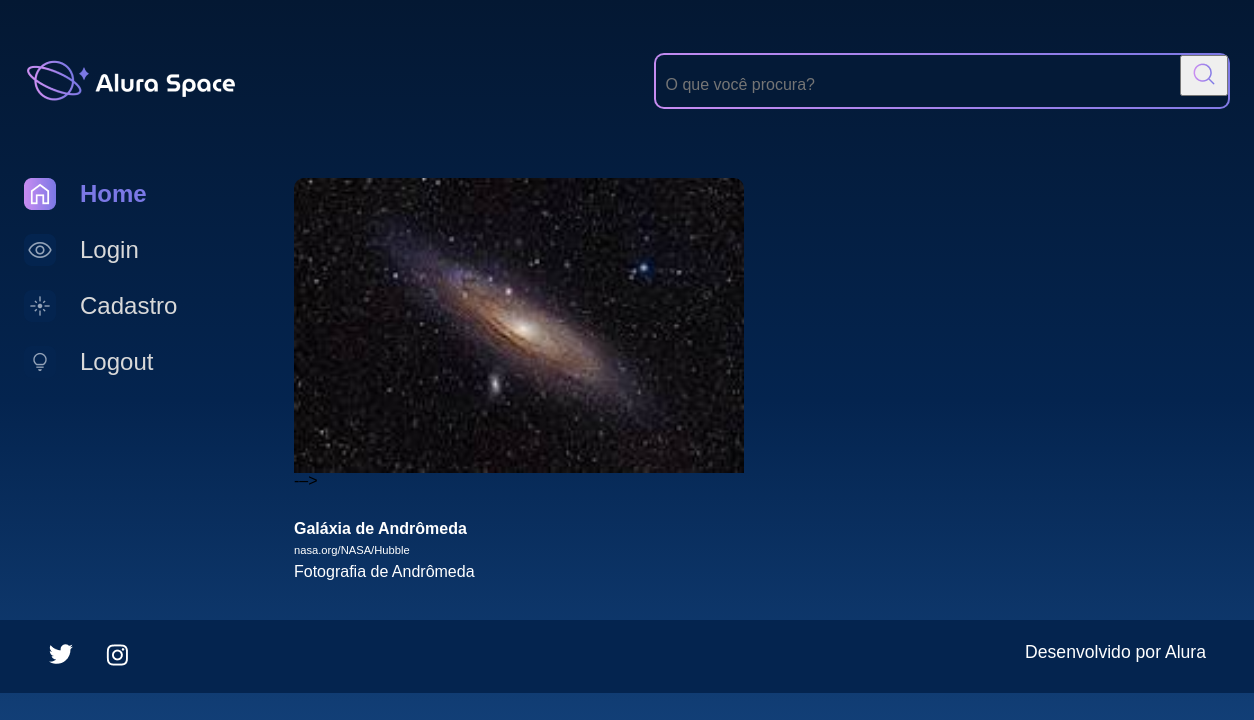
Screenshot of /imagem/4 with the database file from the repository.
### galeria/models.py (models this page shows, shortened)
class Fotografia(models.Model):
    OPCOES_CATEGORIA = [
        ("NEBULOSA", "Nebulosa"),
        ("ESTRELA", "Estrela"),
        ("GALÁXIA", "Galáxia"),
        ("PLANETA", "Planeta"),
    ]
    nome = models.CharField(max_length=100, null=False, blank=False)
    legenda = models.CharField(max_length=150, null=False, blank=False)
    categoria = models.CharField(max_length=100, choices=OPCOES_CATEGORIA, default="")
    descricao = models.TextField(null=False, blank=False)
    foto = models.ImageField(upload_to="fotos/%Y/%m/%d/", blank=True)
    publicada = models.BooleanField(default=False)
    data_fotografia = models.DateTimeField(default=datetime.now, blank=False)
    usuario = models.ForeignKey(
        to=User,
        on_delete=models.SET_NULL,
        null=True,
        blank=False,
        related_name="user",
    )

### galeria/views.py (the view)
# urls.py: path("imagem/<int:foto_id>", imagem, name="imagem"),
def imagem(request, foto_id):
    fotografia = get_object_or_404(Fotografia, pk=foto_id)
    return render(request, "galeria/imagem.html", {"fotografia": fotografia})

### templates/galeria/imagem.html
{% extends 'galeria/base.html' %}
{% load static %}
{% block content %}
            <section class="conteudo">
                <section class="imagem">
                    <div class="imagem__conteudo">
                        {% if fotografia.foto == "" or fotografia.foto == null %}
                            <img class="card__imagem" src="{% static '/assets/imagens/galeria/not-found.jpg' %}{{fotografia.foto}}" alt="foto">
                        {% else %}
                            <img class="card__imagem" src="{{ fotografia.foto.url}}" alt="foto">
                        {% endif %}
                        <!–-  <img class="imagem__imagem" src="{% static '/assets/imagens/galeria/'%}{{fotografia.foto}}"> -–>
                        <div class="imagem__info">
                            <div class="imagem__texto">
                                <p class="imagem__titulo">{{fotografia.nome}}</p>
                                <p class="imagem__descricao">{{fotografia.legenda}}</p>
                                <p class="imagem__texto">{{fotografia.descricao}}</p>
                            </div>
                        </div>
                    </div>
                </section>
            </section>
        </main>
    </div>
{% endblock %}

### setup/static/styles/style.css (style rules this page uses)
html, body, div, span, applet, object, iframe, h1, h2, h3, h4, h5, h6, p, blockquote, pre, a, abbr, acronym, address, big, cite, code, del, dfn, em, img, ins, kbd, q, s, samp, small, strike, strong, sub, sup, tt, var, b, u, i, center, dl, dt, dd, ol, ul, li, fieldset, form, label, legend, table, caption, tbody, tfoot, thead, tr, th, td, article, aside, canvas, details, embed, figure, figcaption, footer, header, hgroup, menu, nav, output, ruby, section, summary, time, mark, audio, video { margin: 0; padding: 0; border: 0; font-size: 100%; font: inherit; vertical-align: baseline; }
article, aside, details, figcaption, figure, footer, header, hgroup, menu, nav, section { display: block; }
body { line-height: 1; font-family: 'Space Grotesk', sans-serif; min-height: 100vh; background: linear-gradient(#041833,#04244F,#154580); background-repeat: no-repeat; background-position: center; background-size: cover; }
.card__imagem { width: 450px; border-radius: 10px 10px 0 0; }
.imagem { display: flex; justify-content: center; align-items: center; }
.imagem__conteudo { background-color: transparent; display: flex; flex-direction: column; border-radius: 20px 20px 0 0; width: 950px; }
.imagem__info { font-size: 1.2rem; display: flex; justify-content: space-between; align-items: center; margin-bottom: 1rem; margin-top: 1rem; }
.imagem__texto { display: flex; flex-direction: column; justify-content: space-between; color: #FFFFFF; margin-top: 0.5rem; }
.imagem__titulo { font-weight: bold; line-height: 2rem; color: #FFFFFF; }
.imagem__texto { font-size: 1rem; }
.imagem__descricao { font-size: 0.7rem; }

### rows the page displays
Fotografia: foto (picture), nome "Galáxia de Andrômeda", legenda "nasa.org/NASA/Hubble", descricao "Fotografia de Andrômeda"
